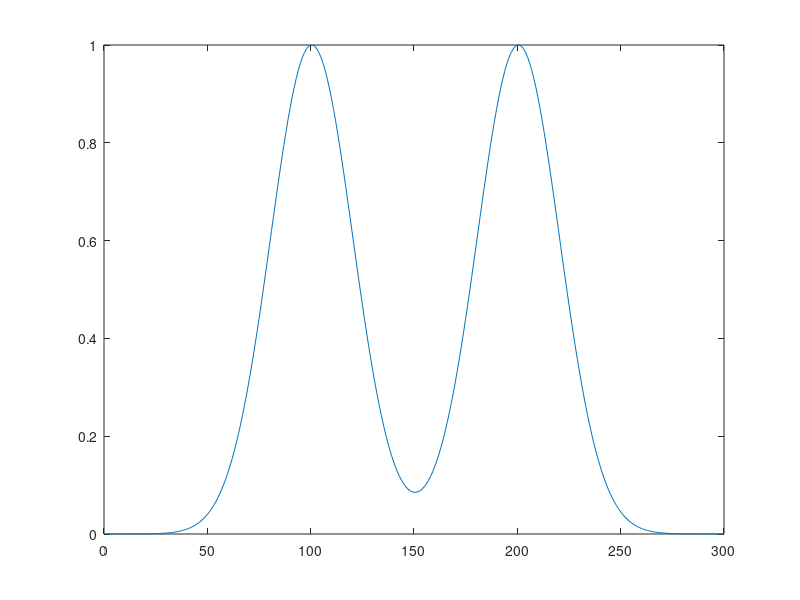
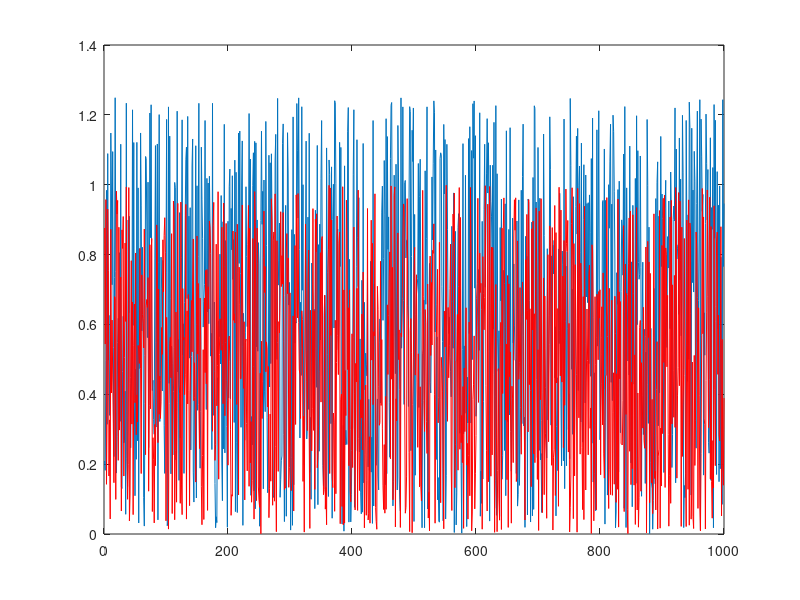

These figures' MATLAB source, in order: (Note: this script raises an error after producing the figures.)
% this script is aiming to make a point about an issue that is related with
% the large number of subjects versus spread of activity in MEG

% let's consider 2 activated regions

act1 = [gausswin(200,5);zeros(100,1)];
act2 = [zeros(100,1);gausswin(200,5)];

figure;plot(act1+act2);

% let's make a 1000 'subjects' worth of data: random amplitude, but
% the amplitude consistently larger in condition 1 than in condition 2
ampl1_cond1 = rand(1000,1).*1.25;
ampl1_cond2 = rand(1000,1).*1;

ampl2_cond1 = rand(1000,1).*1.25;
ampl2_cond2 = rand(1000,1).*1;

figure;plot(ampl1_cond1); hold on;plot(ampl1_cond2, 'r');


dat1 = (rand(1000,300)).*0.1 + ampl1_cond1*act1' + ampl2_cond1*act2';
dat2 = (rand(1000,300)).*0.1 + ampl1_cond2*act1' + ampl2_cond2*act2';


N = [10 20 50 100 200 500 1000];
for k = 1:numel(N)
  
  Nsubj = N(k);
  
  dat    = [dat1(1:Nsubj,:)' dat2(1:Nsubj,:)'];
  design = [ones(1,Nsubj) ones(1,Nsubj)*2;1:Nsubj 1:Nsubj];
  cfg = [];
  cfg.ivar = 1;
  cfg.uvar = 2;
  
  stat(k) = ft_statfun_depsamplesT(cfg,dat,design);
end
figure;plot(cat(2,stat.stat));
